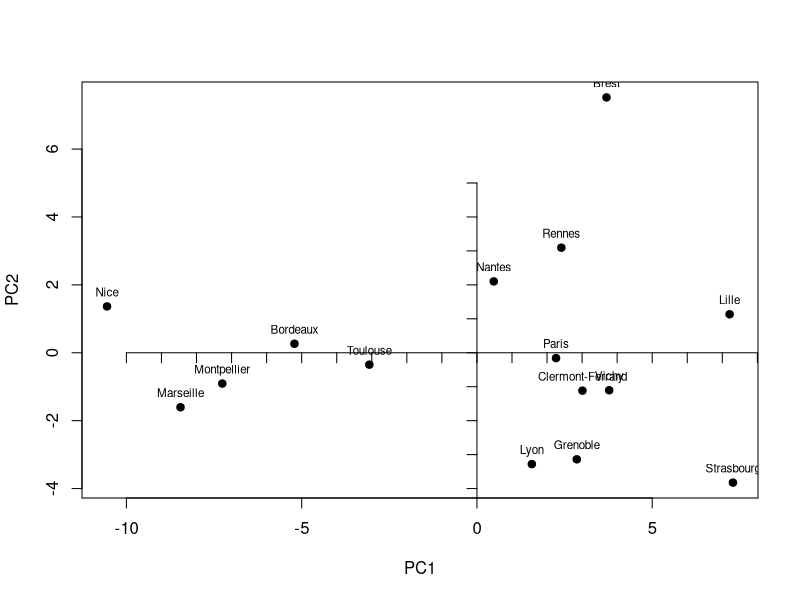
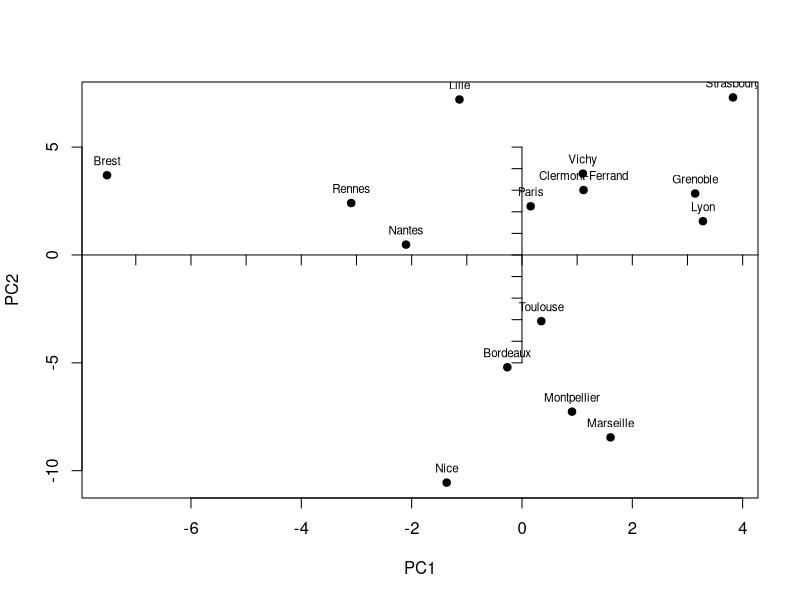
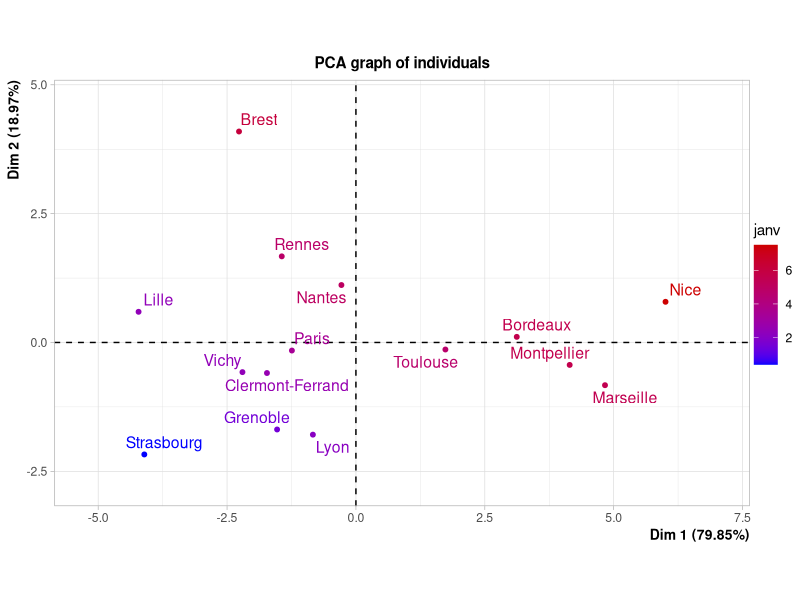
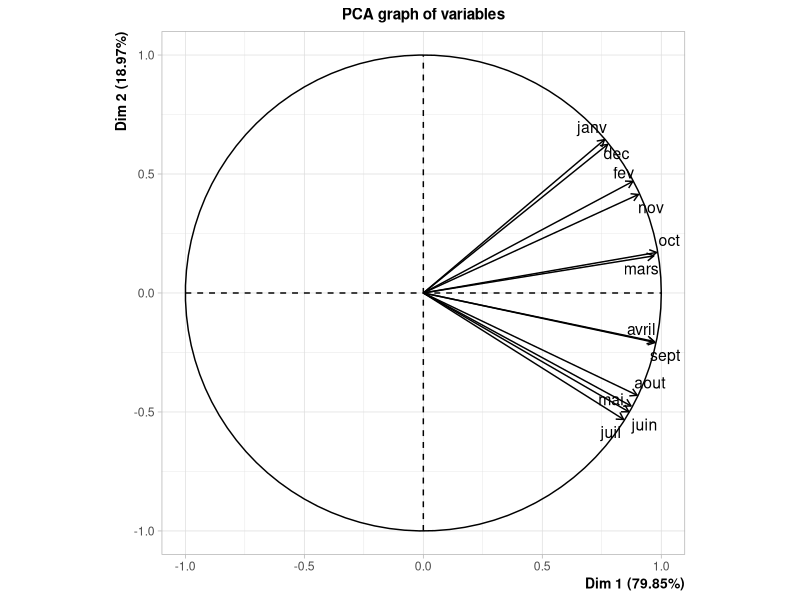
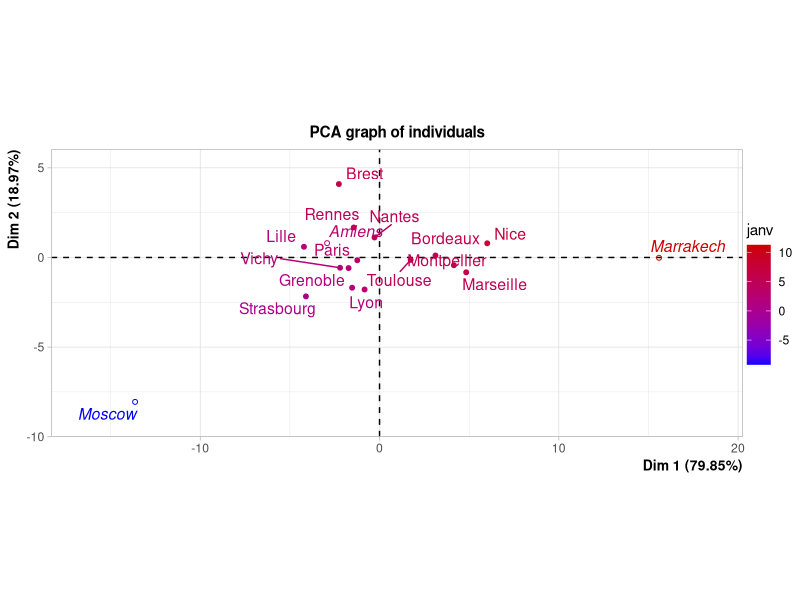
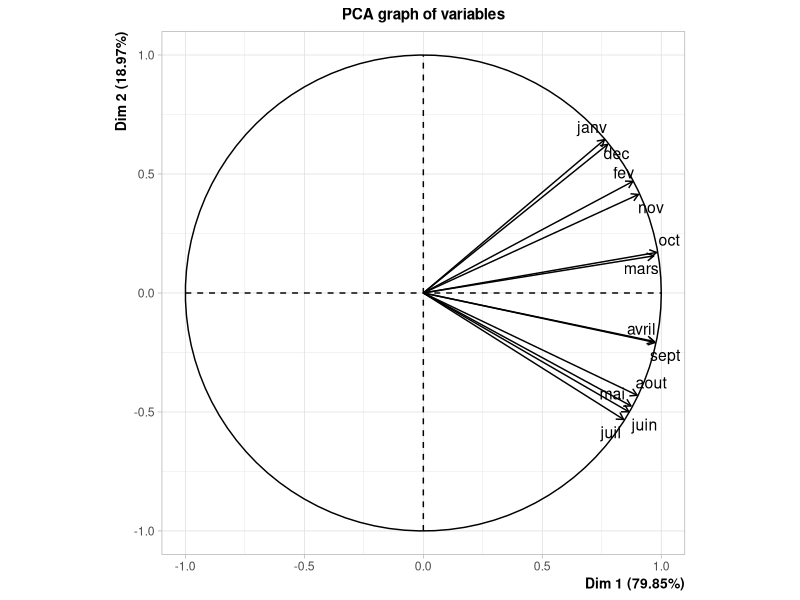

Source code (R) for these figures, in order:
## ---- chunk 1
setwd('/Users/arthurdanjou/Workspace/studies/M1/Data Analysis/TP1')
## ---- chunk 2
x <- c(1, 2, 3, 4)
mean(x)

y <- x - mean(x)
mean(y)
t(y)

sum(y^2)
## ---- chunk 3
T <- read.table("Temperature Data.csv", header = TRUE, sep = ";", dec = ",", row.names = 1)
n <- nrow(T)

g <- colMeans(T)
Y <- as.matrix(T - rep(1, n) %*% t(g))

Dp <- diag(1 / n, n)

V <- t(Y) %*% Dp %*% Y

eigen_values <- eigen(V)$values
vectors <- eigen(V)$vectors
total_inertia <- sum(eigen_values)
inertia_one <- max(eigen_values) / sum(eigen_values)
inertia_plan <- (eigen_values[1] + eigen_values[2]) / sum(eigen_values)

P <- Y %*% vectors[, 1:2]

plot(P, pch = 19, xlab = "PC1", ylab = "PC2")
text(P, rownames(T), cex = 0.7, pos = 3)
axis(1, -10:10, pos = 0, labels = F)
axis(2, -5:5, pos = 0, labels = F)
## ---- chunk 4
France <- P %*% matrix(c(0, -1, 1, 0), 2, 2)
plot(France, pch = 19, xlab = "PC1", ylab = "PC2")
text(France, rownames(T), cex = 0.7, pos = 3)
axis(1, -10:10, pos = 0, labels = F)
axis(2, -5:5, pos = 0, labels = F)
## ---- chunk 5
results <- matrix(NA, nrow = n, ncol = 2)
colnames(results) <- c("Quality of Representation (%)", "Contribution to Inertia (%)")
rownames(results) <- rownames(T)

for (i in 1:n) {
  yi <- Y[i,]
  norm_yi <- sqrt(sum(yi^2))
  qlt <- sum((yi %*% vectors[, 1:2])^2) / norm_yi^2 * 100
  ctr <- (P[i, 1]^2 / eigen_values[1]) / n * 100
  results[i,] <- c(qlt, ctr)
}

# Add the total row
results <- rbind(results, colSums(results))
rownames(results)[n + 1] <- "Total"

results
## ---- chunk 6
library(FactoMineR)
T <- read.csv("Temperature Data.csv", header = TRUE, sep = ";", dec = ",", row.names = 1)
summary(T)
## ---- chunk 7
T.pca <- PCA(T, graph = F)
plot.PCA(T.pca, axes = c(1, 2), habillage = 1, choix = "ind")
plot.PCA(T.pca, axes = c(1, 2), habillage = 1, choix = "var")

print("Var coords")
round(T.pca$var$coord[, 1:2], 2)

print("Eigen values")
round(T.pca$eig, 2)

print("Ind dis")
round(T.pca$ind$dist, 2)

print("Ind contrib")
round(T.pca$ind$contrib[, 1:2], 2)

print("Var contrib")
round(T.pca$var$contrib[, 1:2], 2)
## ---- chunk 8
Amiens <- c(3.1, 3.8, 6.7, 9.5, 12.8, 15.8, 17.6, 17.6, 15.5, 11.1, 6.8, 4.2)
T <- rbind(T, Amiens)
row.names(T)[16] <- "Amiens"

Moscow <- c(-9.2, -8, -2.5, 5.9, 12.8, 16.8, 18.4, 16.6, 11.2, 4.9, -1.5, -6.2)
T <- rbind(T, Moscow)
row.names(T)[17] <- "Moscow"

Marrakech <- c(11.3, 12.8, 15.8, 18.1, 21.2, 24.7, 28.6, 28.6, 25, 20.9, 15.9, 12.1)
T <- rbind(T, Marrakech)
row.names(T)[18] <- "Marrakech"
## ---- chunk 9
T.pca <- PCA(T, ind.sup = 16:18, graph = F)
plot.PCA(T.pca, axes = c(1, 2), habillage = 1, choix = "ind")
plot.PCA(T.pca, axes = c(1, 2), habillage = 1, choix = "var")
